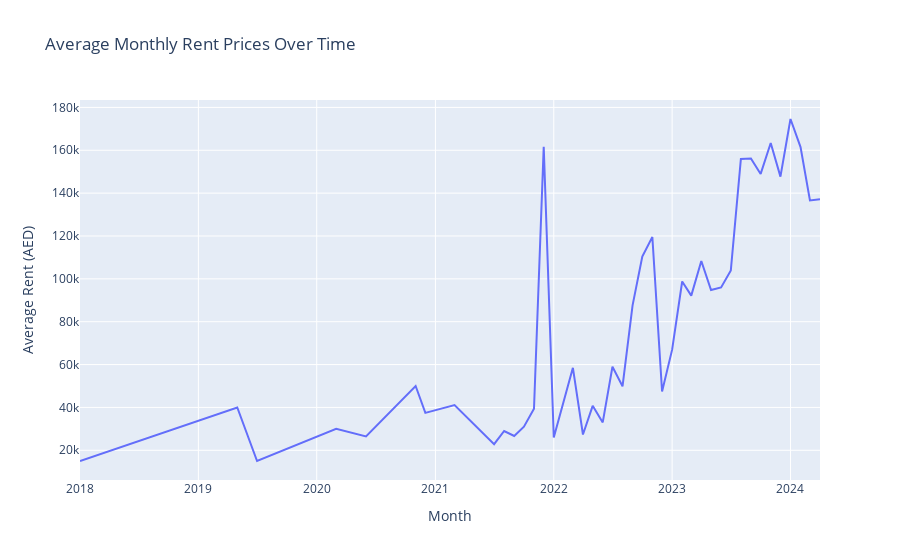

Notebook code for this chart:
### Code cell
train_data['Posted_date'] = pd.to_datetime(train_data['Posted_date'])
rental_trend = train_data.groupby(train_data['Posted_date'].dt.to_period('M'))['Rent'].mean().reset_index()
rental_trend['Posted_date'] = rental_trend['Posted_date'].astype(str)  # Convert Period to string

fig = px.line(rental_trend, x='Posted_date', y='Rent', 
              title='Average Monthly Rent Prices Over Time', 
              labels={'Posted_date': 'Month', 'Rent': 'Average Rent (AED)'})

fig.show()

### Figure 1 — Plotly figure (JSON) as saved in the notebook; plotly's stock layout.template omitted (floating-point values rounded to 4 significant figures)
{"data": [{"hovertemplate": "Month=%{x}<br>Average Rent (AED)=%{y}<extra></extra>", "legendgroup": "", "line": {"color": "#636efa", "dash": "solid"}, "marker": {"symbol": "circle"}, "mode": "lines", "name": "", "orientation": "v", "showlegend": false, "type": "scatter", "x": ["2018-01", "2019-05", "2019-07", "2020-03", "2020-06", "2020-11", "2020-12", "2021-03", "2021-07", "2021-08", "2021-09", "2021-10", "2021-11", "2021-12", "2022-01", "2022-03", "2022-04", "2022-05", "2022-06", "2022-07", "2022-08", "2022-09", "2022-10", "2022-11", "2022-12", "2023-01", "2023-02", "2023-03", "2023-04", "2023-05", "2023-06", "2023-07", "2023-08", "2023-09", "2023-10", "2023-11", "2023-12", "2024-01", "2024-02", "2024-03", "2024-04"], "xaxis": "x", "y": [15000, 40000, 15000, 30000, 26500, 50000, 37450.0, 41100, 22870.0, 29000, 26670.0, 31000, 39390.0, 161700.0, 26000, 58500, 27375, 40750, 33000.0, 59000.0, 49850.0, 87650, 110400.0, 119500.0, 47450.0, 66970.0, 98750.0, 92160.0, 108300.0, 94770.0, 96010.0, 103900.0, 155900.0, 156200.0, 149000.0, 163400.0, 147700.0, 174600.0, 161500.0, 136600.0, 137200.0], "yaxis": "y"}], "layout": {"autosize": true, "legend": {"tracegroupgap": 0}, "title": {"text": "Average Monthly Rent Prices Over Time"}, "xaxis": {"anchor": "y", "autorange": true, "domain": [0, 1], "range": ["2018-01-01", "2024-04-01"], "title": {"text": "Month"}, "type": "date"}, "yaxis": {"anchor": "x", "autorange": true, "domain": [0, 1], "range": [6134.0, 183500.0], "title": {"text": "Average Rent (AED)"}, "type": "linear"}}}
